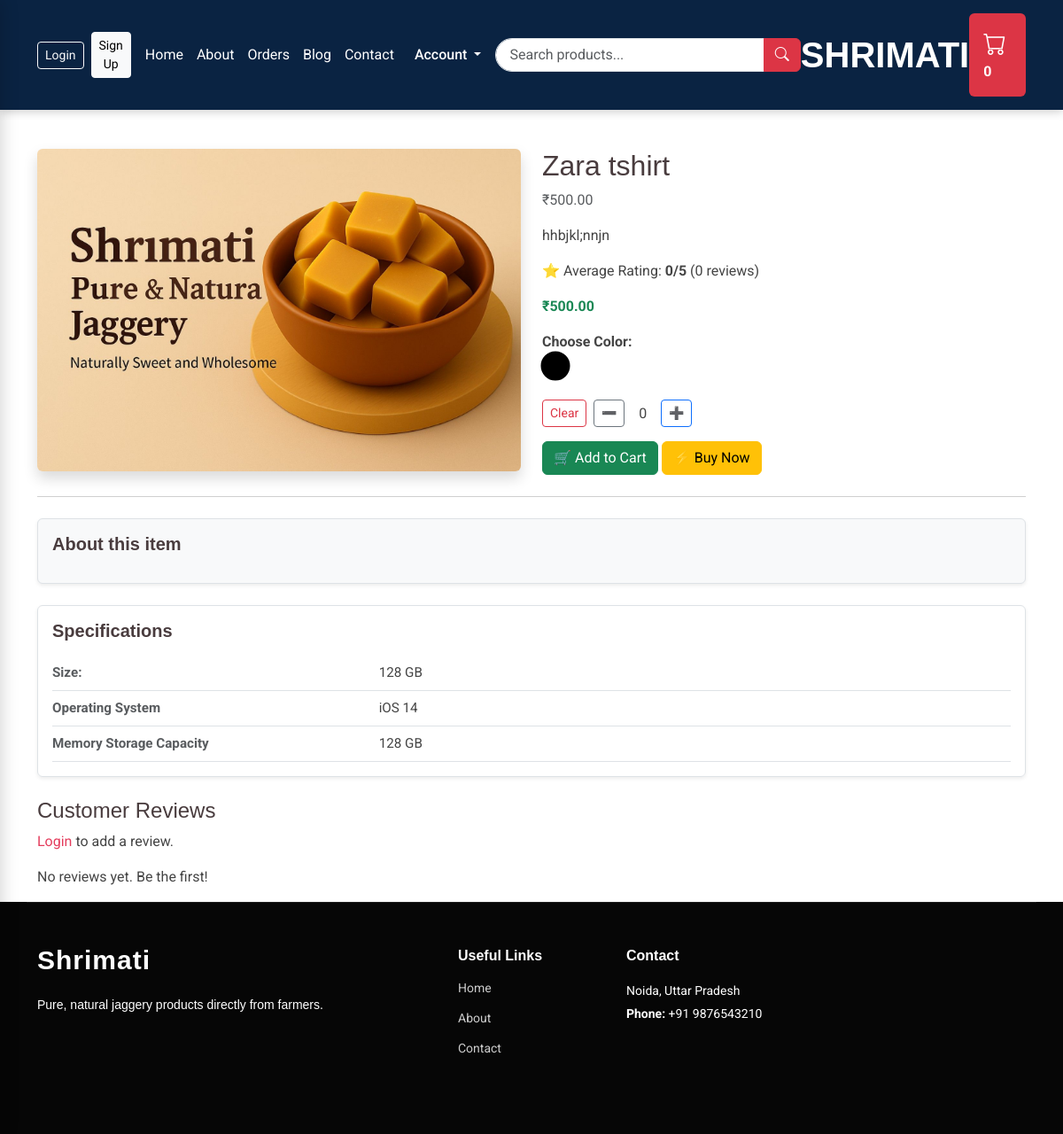
Screenshot of /products/2/ with the database file from the repository.
### gprojectapp/models.py (models this page shows, shortened)
class Product(models.Model):
    name = models.CharField(max_length=255)
    category = models.ForeignKey(Category, on_delete=models.SET_NULL, null=True, blank=True)
    subcategory = models.ForeignKey(SubCategory, on_delete=models.SET_NULL, null=True, blank=True)
    price = models.DecimalField(max_digits=10, decimal_places=2)
    image = models.ImageField(upload_to="products/")
    created_at = models.DateTimeField(auto_now_add=True)
    description = models.TextField(blank=True, null=True)
    offer = models.CharField(max_length=255, blank=True, null=True)
    is_active = models.BooleanField(default=True)
    about = models.TextField(
        help_text="Enter each feature on a new line",
        blank=True
    )
    colors = models.ManyToManyField(Color, blank=True, related_name="products")  # ✅ added
    brand = models.CharField(max_length=100, null=True, blank=True)
    created_at = models.DateTimeField(auto_now_add=True)
    is_active = models.BooleanField(default=True)
    def average_rating(self):
        reviews = self.reviews.all()
        if reviews.exists():
            return round(sum([r.rating for r in reviews]) / reviews.count(), 1)
        return 0
    def get_about_points(self):
        return [point.strip() for point in self.about.splitlines() if point.strip()]

class Color(models.Model):
    name = models.CharField(max_length=50, unique=True)
    hex_code = models.CharField(max_length=7, blank=True, null=True, help_text="Optional: #RRGGBB")

class Specification(models.Model):
    product = models.ForeignKey(Product, related_name="specifications", on_delete=models.CASCADE)
    key = models.CharField(max_length=100)
    value = models.CharField(max_length=255)

### gprojectapp/views.py (the view, shortened to what this page needs)
# urls.py: path('products/<int:product_id>/', views.product_detail, name='product_detail'),
def product_detail(request, product_id):
    product = get_object_or_404(Product, id=product_id)
    reviews = product.reviews.all()
    return render(request, "product_detail.html", {
        "product": product,
        "reviews": reviews,
        "average_rating": product.average_rating(),
    })

### gprojectapp/context_processors.py (called while the page is built)
def categories_processor(request):
    return {"menu_categories": Category.objects.prefetch_related("subcategories").all()}

def mega_menu(request):
    categories = Category.objects.prefetch_related('subcategories').all()
    return {
        'categories': categories # You can access this in templates as 'categories'
    }

### gprojectapp/templates/product_detail.html (shortened to what this page needs)
{% extends "base.html" %}
{% load static %}
{% block body %}
<div class="container mt-5">
  <div class="row">
    <div class="col-md-6">
      <img src="{{ product.image.url }}" class="img-fluid rounded shadow" alt="{{ product.name }}">
    </div>
    <div class="col-md-6">
      <h2>{{ product.name }}</h2>
      <p class="text-muted">₹{{ product.price }}</p>
      <p>{{ product.description }}</p>
      <p>
        ⭐ Average Rating:
        <strong>{{ average_rating }}/5</strong>
        ({{ reviews.count }} reviews)
      </p>
      <p class="fw-bold text-success">
        ₹{{ product.price }}
      </p>
      {% if product.colors.exists %}
      <div class="mb-3">
        <label class="fw-bold">Choose Color:</label>
        <div class="d-flex gap-2 flex-wrap">
          {% for color in product.colors.all %}
          <label class="color-option" title="{{ color.name }}">
            <span class="color-circle" style="background-color: {{ color.hex_code|default:'#ccc' }}"></span>
          </label>
          {% endfor %}
        </div>
      </div>
      {% endif %}
      <div class="d-flex align-items-center gap-2">
        <button class="btn btn-outline-danger btn-sm clear-cart-btn" data-id="{{ product.id }}">Clear</button>
        <button class="btn btn-outline-secondary btn-sm remove-cart-btn" data-id="{{ product.id }}">➖</button>
        <span id="qty-{{ product.id }}" class="px-2">0</span>
        <button class="btn btn-outline-primary btn-sm add-to-cart-btn" data-id="{{ product.id }}">➕</button>
      </div>
      <button class="btn btn-success mt-3 add-cart-btn" data-id="{{ product.id }}">🛒 Add to Cart</button>
      <button class="btn btn-warning mt-3 buy-now-btn" data-id="{{ product.id }}">⚡ Buy Now</button>
    </div>
  </div>
  <hr class="my-4">
  <div class="mt-4 p-3 border rounded shadow-sm bg-light">
    <h5 class="fw-bold mb-3">About this item</h5>
  </div>
  <div class="mt-4 p-3 border rounded shadow-sm">
    <h5 class="fw-bold mb-3">Specifications</h5>
    <div id="specContainer">
      {% for spec in product.specifications.all %}
      <div class="spec-row py-2 border-bottom {% if forloop.counter > 5 %}d-none{% endif %}">
        <div class="row">
          <div class="col-4 fw-bold text-muted">{{ spec.key }}</div>
          <div class="col-8">{{ spec.value }}</div>
        </div>
      </div>
      {% endfor %}
    </div>
  </div>
  <div class="mt-4">
    <h4>Customer Reviews</h4>
    {% if user.is_authenticated %}
    <form method="POST" enctype="multipart/form-data" class="mb-4">
      {% csrf_token %}
      <div class="mb-3">
        <label class="form-label">Rating:</label>
        <div class="star-rating">
          {% for i in "54321" %}
            <input type="radio" name="rating" value="{{ i }}" id="star{{ i }}">
            <label for="star{{ i }}">⭐</label>
          {% endfor %}
        </div>
      </div>
      <div class="mb-3">
        <textarea name="comment" class="form-control" placeholder="Write your review..."></textarea>
      </div>
      <div class="mb-3">
        <label>Upload Image:</label>
        <input type="file" name="image" class="form-control" accept="image/*">
      </div>
      <div class="mb-3">
        <label>Upload Video:</label>
        <input type="file" name="video" class="form-control" accept="video/*">
      </div>
      <button type="submit" class="btn btn-primary">Submit Review</button>
    </form>
    {% else %}
      <p><a href="{% url 'login' %}">Login</a> to add a review.</p>
    {% endif %}
    {% for review in reviews %}
      <div class="card mb-3">
        <div class="card-body">
          <h6>
            {{ review.user.username }} -
            {% for i in "12345" %}
              {% if i|add:"0" <= review.rating|stringformat:"s" %}
                ⭐
              {% endif %}
            {% endfor %}
          </h6>
          <p>{{ review.comment }}</p>
          {% if review.image %}
            <img src="{{ review.image.url }}"
                 class="img-thumbnail mb-2 review-media"
                 width="120"
                 data-type="image"
                 data-src="{{ review.image.url }}">
          {% endif %}
          {% if review.video %}
            <video width="120" class="img-thumbnail mb-2 review-media" data-type="video" data-src="{{ review.video.url }}">
              <source src="{{ review.video.url }}" type="video/mp4">
            </video>
          {% endif %}
          <small class="text-muted">{{ review.created_at|date:"M d, Y H:i" }}</small>
        </div>
      </div>
    {% empty %}
      <p>No reviews yet. Be the first!</p>
    {% endfor %}
  </div>
</div>
{% endblock %}

### static/assets/css/main.css (style rules this page uses)
:root { --default-font: "Roboto", system-ui, -apple-system, "Segoe UI", Roboto, "Helvetica Neue", Arial, "Noto Sans", "Liberation Sans", sans-serif, "Apple Color Emoji", "Segoe UI Emoji", "Segoe UI Symbol", "Noto Color Emoji"; --heading-font: "Nunito", sans-serif; --nav-font: "Poppins", sans-serif; }
:root { --background-color: #ffffff; --default-color: #444444; --heading-color: #493c3e; --accent-color: #e43c5c; --surface-color: #ffffff; --contrast-color: #ffffff; }
:root { --nav-color: #ffffff; --nav-hover-color: #e43c5c; --nav-mobile-background-color: #ffffff; --nav-dropdown-background-color: #ffffff; --nav-dropdown-color: #444444; --nav-dropdown-hover-color: #e43c5c; }
:root { scroll-behavior: smooth; }
body { color: var(--default-color); background-color: var(--background-color); font-family: var(--default-font); padding: 0; margin: 0; }
a { color: var(--accent-color); text-decoration: none; transition: 0.3s; }
h1, h2, h3, h4, h5, h6 { color: var(--heading-color); font-family: var(--heading-font); }

### gprojectapp/templates/product_detail.html (style rules this page uses)
.spec-row { font-size: 0.95rem; }
.spec-row:last-child { border-bottom: none; }
.color-option { display: inline-block; cursor: pointer; }
.color-circle { width: 30px; height: 30px; border-radius: 50%; border: 2px solid #ddd; display: inline-block; transition: transform 0.2s, border-color 0.2s; }
.color-option input:checked + .color-circle { border-color: #000; transform: scale(1.1); }

### rows the page displays
Product: image (picture), name "Zara tshirt", price "500.00", description "hhbjkl;nnjn", count "0"
Specification: key "Size:", value "128 GB"
Specification: key "Operating System", value "iOS 14"
Specification: key "Memory Storage Capacity", value "128 GB"

### other values shown
{{ cart_count|default:"0" }} "0"
{{ average_rating }} "0"
